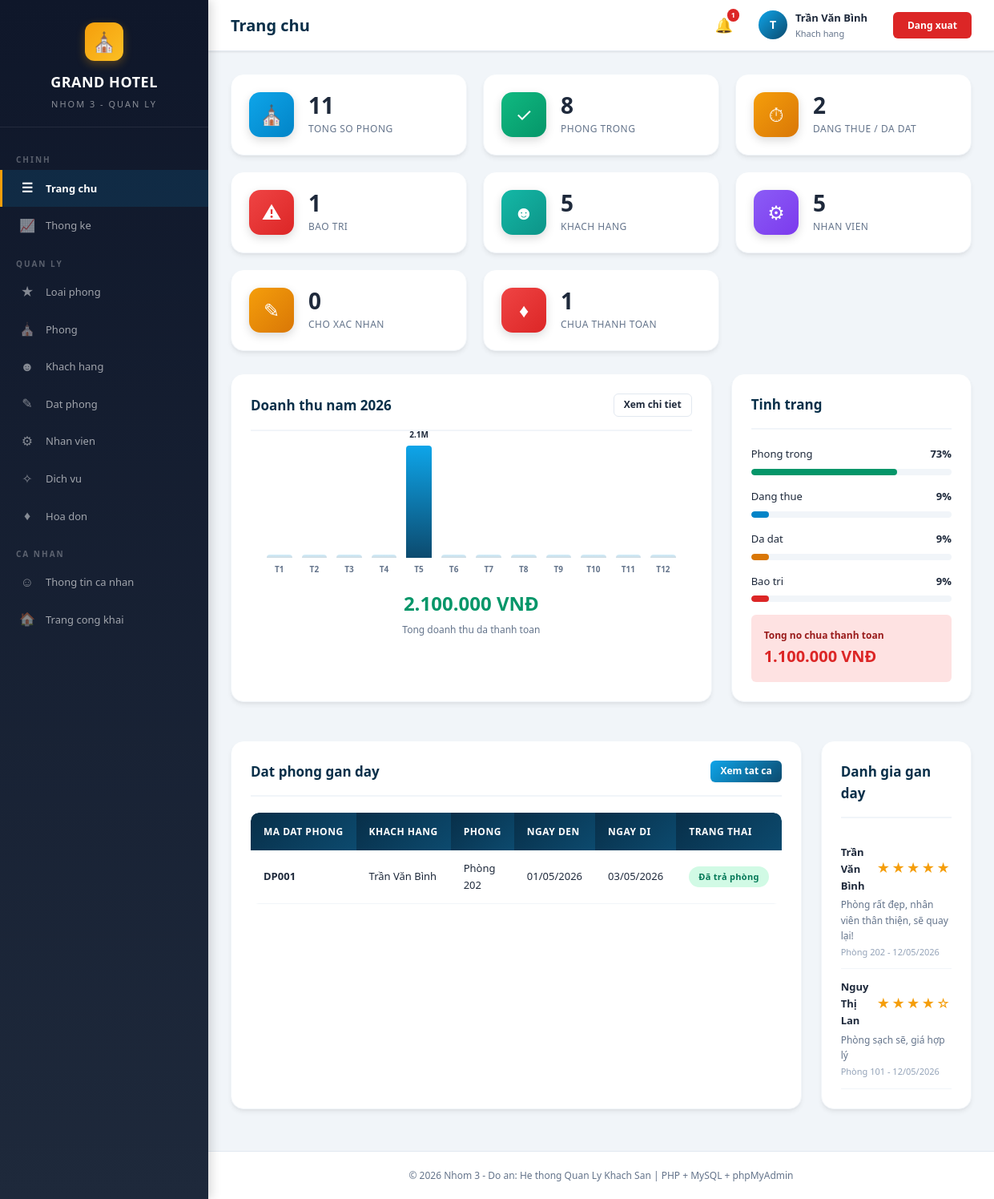
Screenshot of / (signed in) with the database file from the repository.
### tables this page shows
CREATE TABLE IF NOT EXISTS datphong (
    id INT AUTO_INCREMENT PRIMARY KEY,
    madatphong VARCHAR(20) NOT NULL UNIQUE,
    khachhang_id INT NOT NULL,
    phong_id INT NOT NULL,
    nhanvien_id INT,
    ngayden DATE NOT NULL,
    ngaydi DATE NOT NULL,
    songuoi INT DEFAULT 1,
    yeucau TEXT,
    trangthai ENUM('cho_xac_nhan', 'da_xac_nhan', 'da_nhan_phong', 'da_tra_phong', 'da_huy') DEFAULT 'cho_xac_nhan',
    ghichu TEXT,
    created_at TIMESTAMP DEFAULT CURRENT_TIMESTAMP,
    updated_at TIMESTAMP DEFAULT CURRENT_TIMESTAMP ON UPDATE CURRENT_TIMESTAMP,
    FOREIGN KEY (khachhang_id) REFERENCES khachhang(id) ON DELETE RESTRICT,
    FOREIGN KEY (phong_id) REFERENCES phong(id) ON DELETE RESTRICT,
    FOREIGN KEY (nhanvien_id) REFERENCES nhanvien(id) ON DELETE SET NULL
);

CREATE TABLE IF NOT EXISTS khachhang (
    id INT AUTO_INCREMENT PRIMARY KEY,
    makh VARCHAR(20) NOT NULL UNIQUE,
    taikhoan_id INT,
    hoten VARCHAR(100) NOT NULL,
    cmnd VARCHAR(20),
    sdt VARCHAR(15),
    email VARCHAR(100),
    diachi TEXT,
    gioitinh ENUM('Nam', 'Nu', 'Khac') DEFAULT 'Nam',
    ngaysinh DATE,
    quoctich VARCHAR(50) DEFAULT 'Việt Nam',
    ghichu TEXT,
    created_at TIMESTAMP DEFAULT CURRENT_TIMESTAMP,
    FOREIGN KEY (taikhoan_id) REFERENCES taikhoan(id) ON DELETE SET NULL
);

CREATE TABLE IF NOT EXISTS phong (
    id INT AUTO_INCREMENT PRIMARY KEY,
    maphong VARCHAR(20) NOT NULL UNIQUE,
    tenphong VARCHAR(100) NOT NULL,
    loaiphong_id INT NOT NULL,
    tang INT DEFAULT 1,
    trangthai ENUM('trong', 'dang_thue', 'bao_tri', 'da_dat') DEFAULT 'trong',
    mota TEXT,
    hinhanh VARCHAR(255) DEFAULT '',
    created_at TIMESTAMP DEFAULT CURRENT_TIMESTAMP,
    FOREIGN KEY (loaiphong_id) REFERENCES loaiphong(id) ON DELETE RESTRICT
);

CREATE TABLE IF NOT EXISTS danhgia (
    id INT AUTO_INCREMENT PRIMARY KEY,
    khachhang_id INT NOT NULL,
    phong_id INT NOT NULL,
    datphong_id INT,
    diem INT DEFAULT 5 CHECK (diem >= 1 AND diem <= 5),
    nhanxet TEXT,
    created_at TIMESTAMP DEFAULT CURRENT_TIMESTAMP,
    FOREIGN KEY (khachhang_id) REFERENCES khachhang(id) ON DELETE CASCADE,
    FOREIGN KEY (phong_id) REFERENCES phong(id) ON DELETE CASCADE,
    FOREIGN KEY (datphong_id) REFERENCES datphong(id) ON DELETE SET NULL
);

### index.php (the view, shortened to what this page needs)
<?php
require_once 'config.php';
$tongPhong = $pdo->query("SELECT COUNT(*) FROM phong")->fetchColumn();
$phongTrong = $pdo->query("SELECT COUNT(*) FROM phong WHERE trangthai='trong'")->fetchColumn();
$phongDangThue = $pdo->query("SELECT COUNT(*) FROM phong WHERE trangthai='dang_thue'")->fetchColumn();
$phongDaDat = $pdo->query("SELECT COUNT(*) FROM phong WHERE trangthai='da_dat'")->fetchColumn();
$phongBaoTri = $pdo->query("SELECT COUNT(*) FROM phong WHERE trangthai='bao_tri'")->fetchColumn();
$tongKhach = $pdo->query("SELECT COUNT(*) FROM khachhang")->fetchColumn();
$tongNhanVien = $pdo->query("SELECT COUNT(*) FROM nhanvien WHERE trangthai='hoat_dong'")->fetchColumn();
$datPhongCho = $pdo->query("SELECT COUNT(*) FROM datphong WHERE trangthai='cho_xac_nhan'")->fetchColumn();
$doanhThu = $pdo->query("SELECT COALESCE(SUM(thanhtoan),0) FROM hoadon WHERE trangthai='da_thanh_toan'")->fetchColumn();
$chuaThanhToan = $pdo->query("SELECT COUNT(*) FROM hoadon WHERE trangthai='chua_thanh_toan'")->fetchColumn();
$tongNo = $pdo->query("SELECT COALESCE(SUM(tongtien - COALESCE(thanhtoan,0)),0) FROM hoadon WHERE trangthai='chua_thanh_toan'")->fetchColumn();
$datPhongMoi = $pdo->query("SELECT dp.*, kh.hoten as tenkh, p.tenphong, lp.tenloai FROM datphong dp LEFT JOIN khachhang kh ON dp.khachhang_id=kh.id LEFT JOIN phong p ON dp.phong_id=p.id LEFT JOIN loaiphong lp ON p.loaiphong_id=lp.id ORDER BY dp.created_at DESC LIMIT 8")->fetchAll();
$doanhThuThang = $pdo->query("SELECT DATE_FORMAT(ngaylap, '%m') as thang, SUM(thanhtoan) as tong FROM hoadon WHERE trangthai='da_thanh_toan' AND YEAR(ngaylap)=YEAR(CURRENT_DATE) GROUP BY thang ORDER BY thang")->fetchAll();
$danhGiaMoi = $pdo->query("SELECT dg.*, kh.hoten as tenkh, p.tenphong FROM danhgia dg LEFT JOIN khachhang kh ON dg.khachhang_id=kh.id LEFT JOIN phong p ON dg.phong_id=p.id ORDER BY dg.created_at DESC LIMIT 5")->fetchAll();
require_once 'header.php';
?>
<div class="stats-grid">
    <div class="stat-card">
        <div class="stat-icon blue">&#9962;</div>
        <div class="stat-info">
            <h4><?php echo $tongPhong; ?></h4>
            <p>Tong so phong</p>
        </div>
    </div>
    <div class="stat-card">
        <div class="stat-icon green">&#10003;</div>
        <div class="stat-info">
            <h4><?php echo $phongTrong; ?></h4>
            <p>Phong trong</p>
        </div>
    </div>
    <div class="stat-card">
        <div class="stat-icon orange">&#9201;</div>
        <div class="stat-info">
            <h4><?php echo $phongDangThue + $phongDaDat; ?></h4>
            <p>Dang thue / Da dat</p>
        </div>
    </div>
    <div class="stat-card">
        <div class="stat-icon red">&#9888;</div>
        <div class="stat-info">
            <h4><?php echo $phongBaoTri; ?></h4>
            <p>Bao tri</p>
        </div>
    </div>
    <div class="stat-card">
        <div class="stat-icon teal">&#9787;</div>
        <div class="stat-info">
            <h4><?php echo $tongKhach; ?></h4>
            <p>Khach hang</p>
        </div>
    </div>
    <div class="stat-card">
        <div class="stat-icon purple">&#9881;</div>
        <div class="stat-info">
            <h4><?php echo $tongNhanVien; ?></h4>
            <p>Nhan vien</p>
        </div>
    </div>
    <div class="stat-card">
        <div class="stat-icon orange">&#9998;</div>
        <div class="stat-info">
            <h4><?php echo $datPhongCho; ?></h4>
            <p>Cho xac nhan</p>
        </div>
    </div>
    <div class="stat-card">
        <div class="stat-icon red">&#9830;</div>
        <div class="stat-info">
            <h4><?php echo $chuaThanhToan; ?></h4>
            <p>Chua thanh toan</p>
        </div>
    </div>
</div>
<div style="display:grid; grid-template-columns:2fr 1fr; gap:24px; margin-bottom:24px;">
    <div class="card">
        <div class="card-header">
            <h3>Doanh thu nam <?php echo date('Y'); ?></h3>
            <a href="thongke.php" class="btn btn-outline btn-sm">Xem chi tiet</a>
        </div>
        <div class="bar-chart">
            <?php
            $maxVal = 1;
            foreach ($doanhThuThang as $d) { if ($d['tong'] > $maxVal) $maxVal = $d['tong']; }
            for ($i = 1; $i <= 12; $i++):
                $val = 0;
                foreach ($doanhThuThang as $d) { if ((int)$d['thang'] == $i) { $val = $d['tong']; break; } }
                $height = $maxVal > 0 ? ($val / $maxVal * 140) : 0;
            ?>
            <div class="bar-item">
                <div class="bar-value"><?php echo $val > 0 ? round($val/1000000,1) . 'M' : ''; ?></div>
                <div class="bar" style="height:<?php echo max($height, 4); ?>px; <?php echo $val == 0 ? 'opacity:0.2;' : ''; ?>"></div>
                <div class="bar-label">T<?php echo $i; ?></div>
            </div>
            <?php endfor; ?>
        </div>
        <div style="text-align:center; margin-top:16px;">
            <span style="font-size:24px; font-weight:800; color:var(--success);"><?php echo formatMoney($doanhThu); ?></span>
            <p style="font-size:12px; color:var(--text-light); margin-top:4px;">Tong doanh thu da thanh toan</p>
        </div>
    </div>
    <div class="card">
        <div class="card-header">
            <h3>Tinh trang</h3>
        </div>
        <div style="margin-bottom:16px;">
            <div class="d-flex justify-between align-center mb-1">
                <span style="font-size:13px;">Phong trong</span>
                <span style="font-size:13px; font-weight:700;"><?php echo $tongPhong > 0 ? round($phongTrong/$tongPhong*100) : 0; ?>%</span>
            </div>
            <div class="progress"><div class="progress-bar" style="width:<?php echo $tongPhong > 0 ? $phongTrong/$tongPhong*100 : 0; ?>%; background:var(--success);"></div></div>
        </div>
        <div style="margin-bottom:16px;">
            <div class="d-flex justify-between align-center mb-1">
                <span style="font-size:13px;">Dang thue</span>
                <span style="font-size:13px; font-weight:700;"><?php echo $tongPhong > 0 ? round($phongDangThue/$tongPhong*100) : 0; ?>%</span>
            </div>
            <div class="progress"><div class="progress-bar" style="width:<?php echo $tongPhong > 0 ? $phongDangThue/$tongPhong*100 : 0; ?>%; background:var(--info);"></div></div>
        </div>
        <div style="margin-bottom:16px;">
            <div class="d-flex justify-between align-center mb-1">
                <span style="font-size:13px;">Da dat</span>
                <span style="font-size:13px; font-weight:700;"><?php echo $tongPhong > 0 ? round($phongDaDat/$tongPhong*100) : 0; ?>%</span>
            </div>
            <div class="progress"><div class="progress-bar" style="width:<?php echo $tongPhong > 0 ? $phongDaDat/$tongPhong*100 : 0; ?>%; background:var(--warning);"></div></div>
        </div>
        <div style="margin-bottom:16px;">
            <div class="d-flex justify-between align-center mb-1">
                <span style="font-size:13px;">Bao tri</span>
                <span style="font-size:13px; font-weight:700;"><?php echo $tongPhong > 0 ? round($phongBaoTri/$tongPhong*100) : 0; ?>%</span>
            </div>
            <div class="progress"><div class="progress-bar" style="width:<?php echo $tongPhong > 0 ? $phongBaoTri/$tongPhong*100 : 0; ?>%; background:var(--danger);"></div></div>
        </div>
        <div style="padding:16px; background:var(--danger-lighter); border-radius:var(--radius-sm); margin-top:8px;">
            <p style="font-size:12px; color:#991b1b; font-weight:600;">Tong no chua thanh toan</p>
            <p style="font-size:20px; font-weight:800; color:var(--danger);"><?php echo formatMoney($tongNo); ?></p>
        </div>
    </div>
</div>
<div style="display:grid; grid-template-columns:2fr 1fr; gap:24px;">
    <div class="card">
        <div class="card-header">
            <h3>Dat phong gan day</h3>
            <a href="datphong.php" class="btn btn-primary btn-sm">Xem tat ca</a>
        </div>
        <div class="table-wrapper">
            <table>
                <thead>
                    <tr>
                        <th>Ma dat phong</th>
                        <th>Khach hang</th>
                        <th>Phong</th>
                        <th>Ngay den</th>
                        <th>Ngay di</th>
                        <th>Trang thai</th>
                    </tr>
                </thead>
                <tbody>
                    <?php if (empty($datPhongMoi)): ?>
                        <tr><td colspan="6" class="text-center text-muted">Chua co dat phong nao</td></tr>
                    <?php else: ?>
                        <?php foreach ($datPhongMoi as $dp): ?>
                        <tr>
                            <td><strong><?php echo htmlspecialchars($dp['madatphong']); ?></strong></td>
                            <td><?php echo htmlspecialchars($dp['tenkh']); ?></td>
                            <td><?php echo htmlspecialchars($dp['tenphong']); ?></td>
                            <td><?php echo formatDate($dp['ngayden']); ?></td>
                            <td><?php echo formatDate($dp['ngaydi']); ?></td>
                            <td><?php echo getStatusBadge($dp['trangthai'], 'datphong'); ?></td>
                        </tr>
                        <?php endforeach; ?>
                    <?php endif; ?>
                </tbody>
            </table>
        </div>
    </div>
    <div class="card">
        <div class="card-header">
            <h3>Danh gia gan day</h3>
        </div>
        <?php if (empty($danhGiaMoi)): ?>
            <div class="empty-state">
                <div class="empty-icon">&#9734;</div>
                <p>Chua co danh gia nao</p>
            </div>
        <?php else: ?>
            <?php foreach ($danhGiaMoi as $dg): ?>
            <div style="padding:12px 0; border-bottom:1px solid var(--border-light);">
                <div class="d-flex justify-between align-center">
                    <strong style="font-size:13px;"><?php echo htmlspecialchars($dg['tenkh']); ?></strong>
                    <span class="stars"><?php echo str_repeat('&#9733;', $dg['diem']) . str_repeat('&#9734;', 5 - $dg['diem']); ?></span>
                </div>
                <p style="font-size:12px; color:var(--text-light); margin-top:4px;"><?php echo htmlspecialchars($dg['nhanxet'] ?? ''); ?></p>
                <p style="font-size:11px; color:var(--text-lighter); margin-top:2px;"><?php echo htmlspecialchars($dg['tenphong']); ?> - <?php echo formatDate($dg['created_at']); ?></p>
            </div>
            <?php endforeach; ?>
        <?php endif; ?>
    </div>
</div>
<?php require_once 'footer.php'; ?>

### config.php (shortened to what this page needs)
<?php
function formatMoney($amount) {
    return number_format($amount, 0, ',', '.') . ' VNĐ';
}
function formatDate($date) {
    return date('d/m/Y', strtotime($date));
}
function getStatusBadge($status, $type = 'phong') {
    $map = [
        'phong' => [
            'trong' => ['badge-success', 'Trống'],
            'dang_thue' => ['badge-info', 'Đang thuê'],
            'bao_tri' => ['badge-danger', 'Bảo trì'],
            'da_dat' => ['badge-warning', 'Đã đặt'],
        ],
        'datphong' => [
            'cho_xac_nhan' => ['badge-warning', 'Chờ xác nhận'],
            'da_xac_nhan' => ['badge-info', 'Đã xác nhận'],
            'da_nhan_phong' => ['badge-primary', 'Đã nhận phòng'],
            'da_tra_phong' => ['badge-success', 'Đã trả phòng'],
            'da_huy' => ['badge-danger', 'Đã hủy'],
        ],
        'hoadon' => [
            'chua_thanh_toan' => ['badge-danger', 'Chưa thanh toán'],
            'da_thanh_toan' => ['badge-success', 'Đã thanh toán'],
            'da_huy' => ['badge-secondary', 'Đã hủy'],
        ],
        'nhanvien' => [
            'hoat_dong' => ['badge-success', 'Hoạt động'],
            'nghi_viec' => ['badge-danger', 'Nghỉ việc'],
        ],
        'dichvu' => [
            'hoat_dong' => ['badge-success', 'Hoạt động'],
            'ngung' => ['badge-danger', 'Ngưng'],
        ],
        'taikhoan' => [
            'hoat_dong' => ['badge-success', 'Hoạt động'],
            'khoa' => ['badge-danger', 'Khóa'],
        ],
    ];
    $item = $map[$type][$status] ?? ['badge-secondary', $status];
    return '<span class="badge ' . $item[0] . '">' . $item[1] . '</span>';
}
?>

### rows the page displays
datphong: madatphong "DP001", khachhang.hoten "Trần Văn Bình", phong.tenphong "Phòng 202", ngayden "01/05/2026", ngaydi "03/05/2026", trangthai "Đã trả phòng"
danhgia: khachhang.hoten "Trần Văn Bình", diem "★★★★★", nhanxet "Phòng rất đẹp, nhân viên thân thiện, sẽ quay lại!", phong.tenphong "Phòng 202", created_at "12/05/2026"
danhgia: khachhang.hoten "Nguy Thị Lan", diem "★★★★", diem "☆", nhanxet "Phòng sạch sẽ, giá hợp lý", phong.tenphong "Phòng 101", created_at "12/05/2026"

### other values shown
$page_title "Trang chu"
$unread "1"
mb_substr($_SESSION['hoten'] ?? 'A', 0, 1, 'UTF-8') "T"
$_SESSION['hoten'] "Trần Văn Bình"
$tongPhong "11"
$phongTrong "8"
$phongDangThue + $phongDaDat "2"
$phongBaoTri "1"
$tongKhach "5"
$tongNhanVien "5"
$datPhongCho "0"
$chuaThanhToan "1"
$val/1000000 "2.1"
formatMoney($doanhThu) "2.100.000 VNĐ"
$phongTrong/$tongPhong*100 "73"
